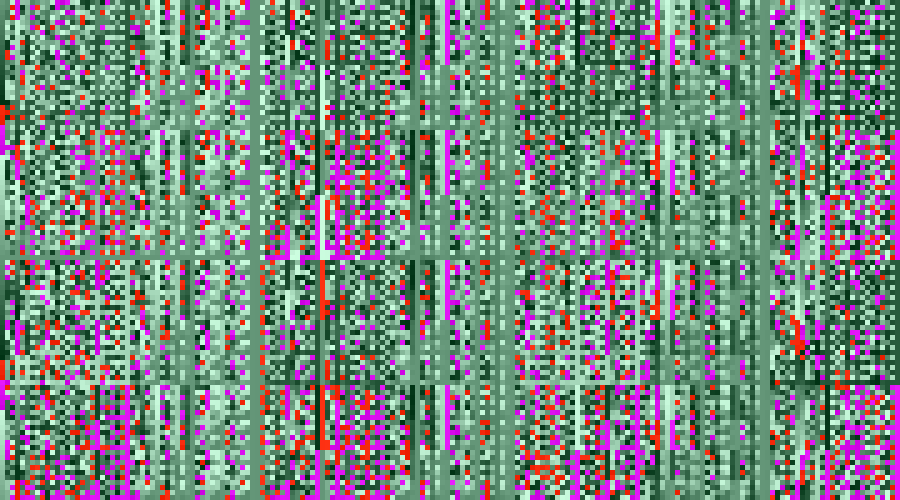
Frame 1 (no input)
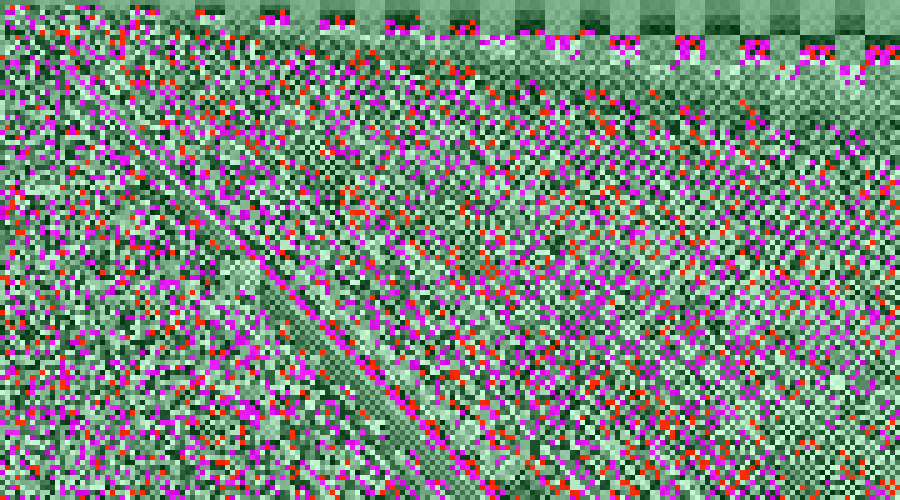
Frame 60 (the mouse pressed at the canvas centre just before this capture)
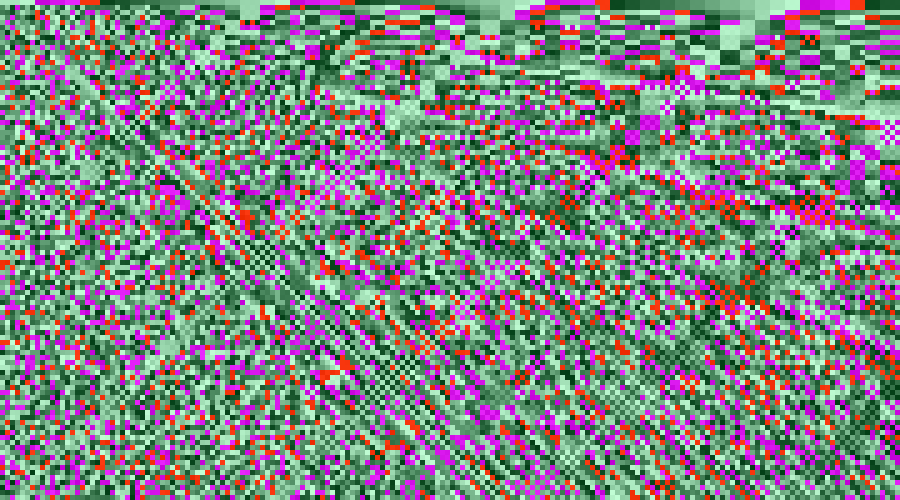
Frame 120 (the mouse held since frame 60 and released just before this capture)

The Processing sketch that drew these frames (run headless with seeded random() and noise(); from frame 60 on, the mouse is pressed at the canvas centre):

// Processing sketch: processing_60435
// ── processing_60435.pde

int appletWidth=900;
int appletHeight=500;
int rectSize=5;

int movingValue1=1;
int movingValue1Dir=1;
int movingValue2=100;
int movingValue2Dir=-1;

int redVal,greenVal,blueVal;
int redDir,greenDir,blueDir;

int switchN;
int switchDir=1;

void setup() 
{
  redVal=100;
  greenVal=150;
  blueVal=120;
  
  redDir=1;
  greenDir=1;
  blueDir=1;
  

  switchN=int(random(45)+1);
  size(900, 500);
  noStroke(); //No rect borders
}

void draw() 
{
  
  drawRects();
  movingValues();
 
}

void movingValues()
  {
   if(movingValue1<=0||movingValue1>=1000)
     movingValue1Dir*=-1;
    
    if(movingValue2<=0||movingValue2>=1000)
     movingValue2Dir*=-1;
     
     if(redVal<=0||redVal>=255)
     redDir*=-1;
     
     if(greenVal<=0||greenVal>=255)
     greenDir*=-1;
     
     
     if(blueVal<=0||blueVal>=255)
     blueDir*=-1;
     
     if(int(random(2))==1)
     redVal+=redDir;
     
     if(int(random(2))==1)
     blueVal+=blueDir;
     
     if(int(random(2))==1)
     greenVal+=greenDir;
     
     
     if(switchN<=1||switchN>=46)
     switchDir*=-1;
     
     if(int(random(50))==1)
     switchN+=switchDir;
    
    movingValue1+=movingValue1Dir;
    movingValue2+=movingValue2Dir;
    
  }

void drawRects()
{
 for(int x=0;x<appletWidth;x+=rectSize)
 for(int y=0;y<appletHeight;y+=rectSize)
  {
    fill((redVal+getColor(x,y,switchN))%255,(greenVal+getColor(x,y,switchN))%255,(blueVal+getColor(x,y,switchN))%255);
    rect(x,y,rectSize,rectSize);
  }
}

int getColor(int x,int y,int switchNum)
  {
    x=Math.abs(x);
    y=Math.abs(y);
    
    switch(switchNum)
    {
    case 1:return  (x/(y+1)+1)%255;
    case 2: return (x^y)%255;
    case 3: return (abs(y*x+y+movingValue2)%255);
    case 4: return (x*2+y*movingValue1)%255;
    case 5: return (movingValue1+x)%255;
    case 6: return (x/(movingValue1+1)+1)*100%255;
    case 7: return (int)sqrt(movingValue1*x*100)%255;
    case 8: return ((abs(y*movingValue1)/(x+1))+2)%255;
    case 9: return (x|y|movingValue1)%255;
    case 10: return (x&y&movingValue1)*x%255;
    case 11: return ((x)|movingValue1)%255;
    case 12: return (x^movingValue1|y)%255;
    case 13: return (x|y|movingValue1+1)%255;
    case 14: return(x|y&movingValue1)%255;
    case 15: return (x|y)&(x|movingValue1)%255;
    case 16: return (x|y|movingValue1)%255;
    case 17: return abs(x-y-movingValue1&x)%255;
    case 18: return ((x*y)|(x+y)*movingValue2)%255;
    case 19: return (((x+1)%(y+1))|movingValue1)%255;
    case 20: return (((x+1)%(y+1))|(movingValue2&y))%255;
    case 21: return ((abs(x-movingValue1)+1)&(abs(y-movingValue2)+1))%255;
    case 22: return (movingValue1+(x|y)|(x&y))%255;
    case 23: return ((((int)pow(x, 2)+y)/15)*movingValue1)%255;
    case 24: return (((int)pow(x, 2)+1)|movingValue1|y)%255;
    case 25: return abs((x+y)|(x-movingValue1)+50)%255;
    case 26: return ((x & ~y) ^ movingValue1) %255;
    case 27: return (x^y|movingValue1+150)%255;
    case 28: return (((x&y)*(x|y))|movingValue1)%255;
    case 29: return((x&y)*movingValue1)%255;
    case 30: return (x^movingValue1|movingValue2)*(x|y)%255;
    case 31: return((((y*movingValue1)/(x+1))+1)%255)*(x^y|movingValue1+150)%255;
    case 32: return((x&y)^(x|y|movingValue1))%255;
    case 33: return(abs(x*~y^x*movingValue2)/(movingValue1+1))%255;
    case 34: return(((x|y^x)&y|x|movingValue1|movingValue2&x*y))%172;
    case 35: return ((x|y&x|x|y|x^x|y|movingValue1))*(movingValue1)%255;
    case 36: return (200+x*y|x|movingValue1)%255;
    case 37: return ((x|y&x|y|movingValue1*(int)cos(x))*movingValue2+100)%255;
    case 38: return ((x%(y+1))|y)%255;
    case 39: return (~((~x)|(~y)))%255;
    case 40: return abs((int) ((y%600)*sin(x)));
    case 41: return (int) abs( ((((sin(y)+1)*255)+((cos(x)+1)*255))/2));
    case 42: return 0;
    case 43: return abs(((int)((movingValue1)*sqrt(y))));
    case 44: return (int)(x+~y);
    case 45: return(int)(abs(x-550 + y-300));
    
    
    default: return y*movingValue1%255;
    }

    
  }
